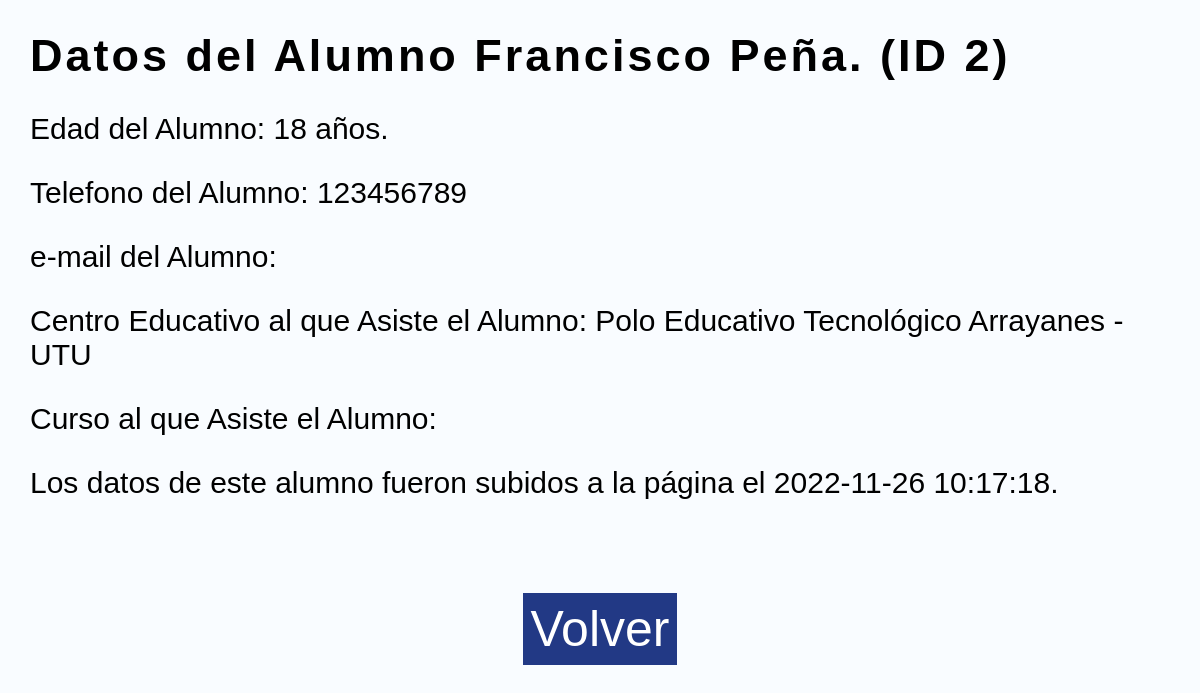
Page /pagina_ver_datos_alumno.php?id_alumno=2 on the committed database.
### tables this page shows
CREATE TABLE `alumno` (
  `id_alumno` int(5) NOT NULL,
  `nombre_alumno` varchar(45) DEFAULT NULL,
  `fecha` timestamp NULL DEFAULT current_timestamp(),
  `telefono` varchar(9) DEFAULT NULL,
  `email` varchar(65) DEFAULT NULL,
  `edad` int(3) NOT NULL,
  `centro` varchar(65) DEFAULT NULL,
  `curso` varchar(65) DEFAULT NULL
);

### modelo/Conexion.php (called while the page is built)
<?php
class Conexion{
    public static function conectar(){
        try{
            $host="localhost";
            $user="root";
            $pass="";
            $db="escrito_final";
            $con=mysqli_connect($host, $user, $pass);
            mysqli_select_db($con, $db);
            return $con;
        }catch(Exception $e){
            die('Error' . $e->getMessage());
            echo "La linea del error " . $e->getLine();
        }
    }
}
?>

### controlador/VisualizarDatosAlumno.php (called while the page is built)
<?php
require_once("modelo/Alumno.php");
$id = $_GET['id_alumno'];
$alumno = new Alumno();
$verAlumno = $alumno->get_datos($id);
require_once("vista/VisualizacionDatosAlumno.php");
?>

### modelo/Alumno.php (called while the page is built, shortened)
<?php
class Alumno{
    private $con;
    public function __construct(){
        require_once("Conexion.php");
        $this->con = Conexion::conectar();
    }
    public function get_datos($id_alumno){
        $sql = "SELECT * FROM alumno WHERE id_alumno = $id_alumno";
        $query = mysqli_query($this->con, $sql);
        return $query;
    }
}
?>

### vista/VisualizacionDatosAlumno.php (the view)
<?php foreach($verAlumno as $alumno): ?>
    <ul class="listado-datos">
        <li><h2>Datos del Alumno <?php echo $alumno['nombre_alumno'] ?>. (ID <?php echo $alumno['id_alumno'] ?>)</h2></li>
        <li>Edad del Alumno: <?php echo $alumno['edad'] ?> años.</li>
        <li>Telefono del Alumno: <?php echo $alumno['telefono'] ?></li>
        <li>e-mail del Alumno: <?php echo $alumno['email'] ?></li>
        <li>Centro Educativo al que Asiste el Alumno: <?php echo $alumno['centro'] ?></li>
        <li>Curso al que Asiste el Alumno: <?php echo $alumno['curso'] ?></li>
        <li>Los datos de este alumno fueron subidos a la página el <?php echo $alumno['fecha'] ?>.</li>
        <li class="centrado"><a class="boton" href="index.php">Volver</a></li>
    </ul>
<?php endforeach; ?>

### style.css (style rules this page uses)
:root { --boton-color: rgb(34, 57, 133); }
* { margin: 0; padding: 0; box-sizing: border-box; font-family: sans-serif; text-decoration: none; list-style-type: none; }
body { background-color: rgb(249, 252, 255); }
.boton { border-radius: 0; border-style: none; background-color: var(--boton-color); color: white; padding: 8px; cursor: pointer; font-size: 18px; }
.listado-datos li { margin: 30px; font-size: 30px; }
.listado-datos li h2 { letter-spacing: 3px; }
.listado-datos .centrado { text-align: center; margin-top: 100px; }
.listado-datos .centrado .boton { font-size: 50px; }

### rows in the picture
alumno: nombre_alumno "Francisco Peña", id_alumno "2", edad "18", telefono "123456789", centro "Polo Educativo Tecnológico Arrayanes - UTU", fecha "2022-11-26 10:17:18"
